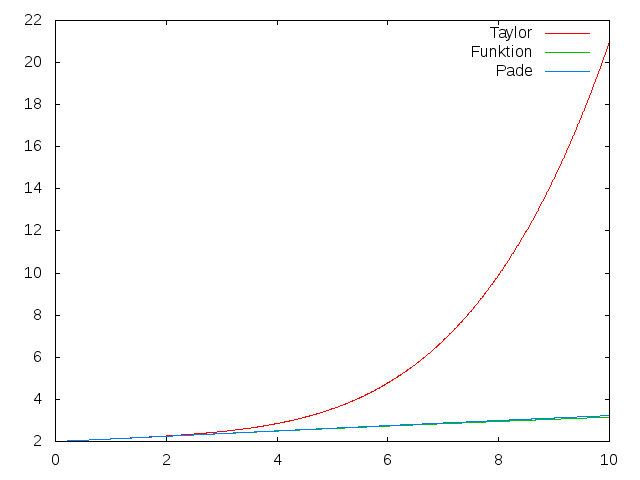

The script that saved this image:
set terminal png
set output 'aufg1.png'
plot "./aufg1.txt" u 1:2 w l title "Taylor", "" u 1:3 w l title "Funktion", "" u 1:4 w l title "Pade"
